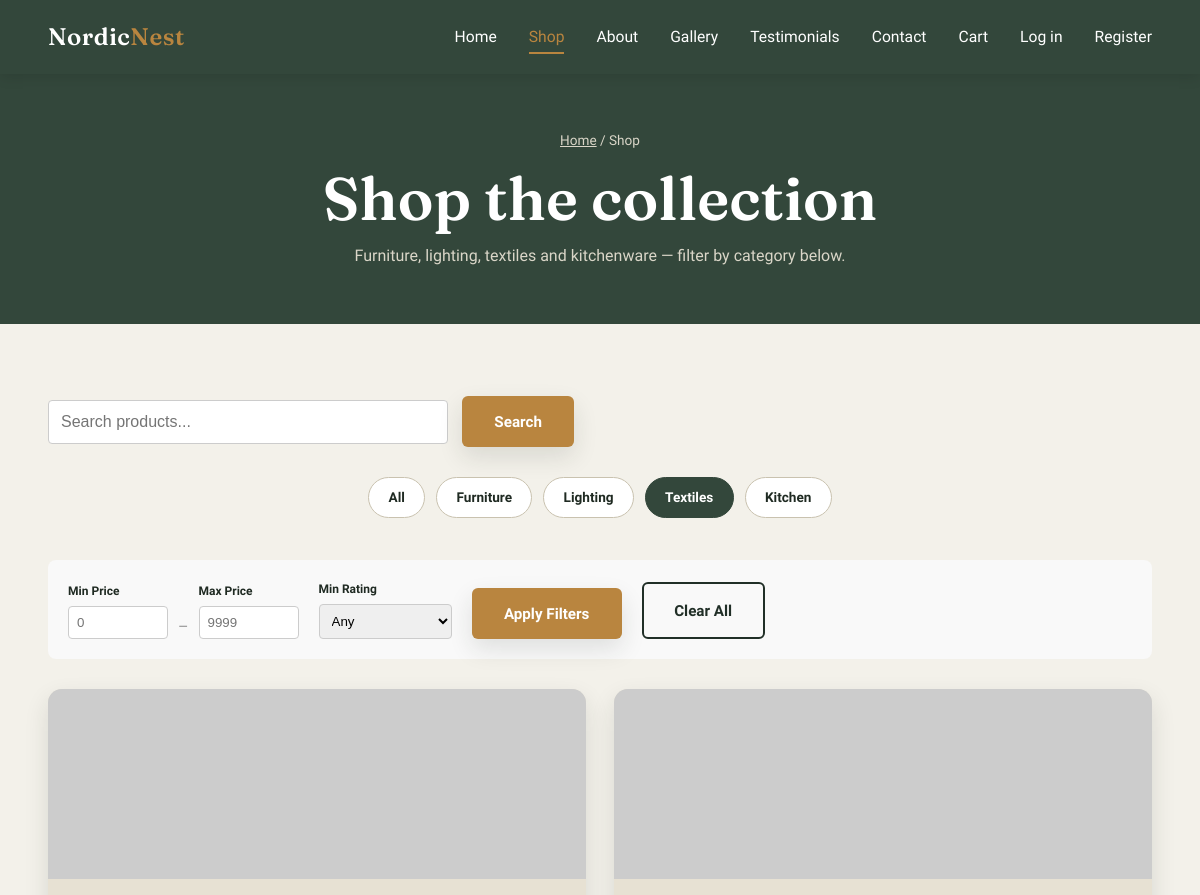
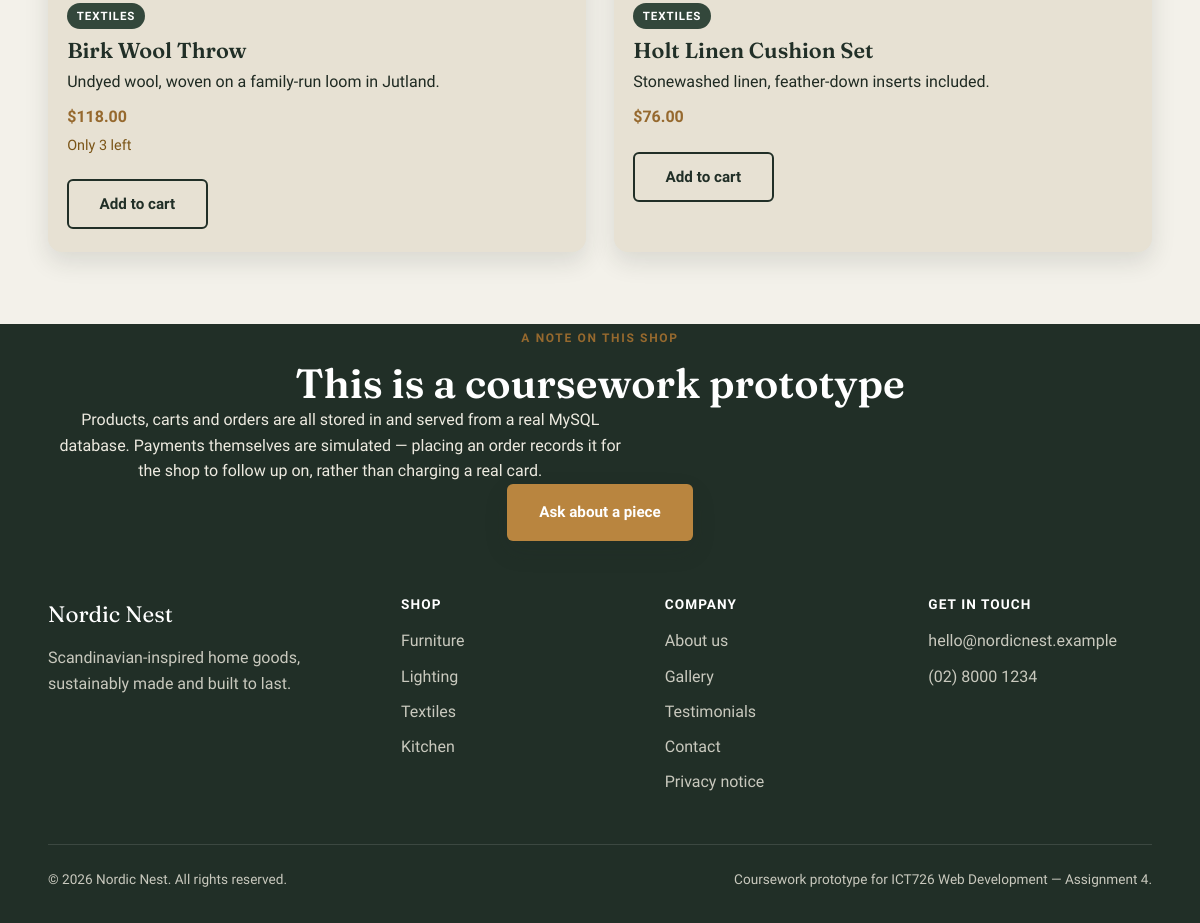
The page /shop.php?category=Textiles on the database its author committed (2 pictures, top to bottom).
### tables this page shows
CREATE TABLE IF NOT EXISTS products (
    id              INT UNSIGNED AUTO_INCREMENT PRIMARY KEY,
    name            VARCHAR(150)  NOT NULL,
    category        ENUM('Furniture','Lighting','Textiles','Kitchen') NOT NULL,
    price           DECIMAL(10,2) NOT NULL,
    description     TEXT          NOT NULL,
    image_url       VARCHAR(255)  NOT NULL,
    stock           INT UNSIGNED  NOT NULL DEFAULT 0,
    created_at      TIMESTAMP     NOT NULL DEFAULT CURRENT_TIMESTAMP,
    updated_at      TIMESTAMP     NOT NULL DEFAULT CURRENT_TIMESTAMP ON UPDATE CURRENT_TIMESTAMP
);

### includes/functions.php (called while the page is built, shortened)
<?php
function h(?string $value): string
{
    return htmlspecialchars($value ?? '', ENT_QUOTES, 'UTF-8');
}
function clean(?string $value): string
{
    return trim($value ?? '');
}

### shop.php (the view, shortened to what this page needs)
<?php
require_once __DIR__ . '/includes/functions.php';
$valid_categories = ['Furniture', 'Lighting', 'Textiles', 'Kitchen'];
$category = clean($_GET['category'] ?? '');
$min_price = isset($_GET['min_price']) && $_GET['min_price'] !== '' ? (float)$_GET['min_price'] : 0;
$max_price = isset($_GET['max_price']) && $_GET['max_price'] !== '' ? (float)$_GET['max_price'] : 99999;
$min_rating = isset($_GET['min_rating']) ? (int)$_GET['min_rating'] : 0;
$search = clean($_GET['search'] ?? '');
$where_parts = ['p.price BETWEEN ? AND ?'];
$params = [$min_price, $max_price];
if ($category !== '') {
    $where_parts[] = 'p.category = ?';
    $params[] = $category;
}
$where_clause = 'WHERE ' . implode(' AND ', $where_parts);
$query = "SELECT p.id, p.name, p.category, p.price, p.description, p.image_url, p.stock,
                 COALESCE(AVG(t.rating), 0) as avg_rating,
                 COUNT(DISTINCT CASE WHEN t.status = 'approved' THEN t.id END) as review_count
          FROM products p
          LEFT JOIN testimonials t ON p.id = t.product_id
          $where_clause
          GROUP BY p.id";
$query .= " ORDER BY p.category, p.name";
$stmt = $pdo->prepare($query);
$stmt->execute($params);
$products = $stmt->fetchAll();
require __DIR__ . '/includes/header.php';
?>
<section class="page-header">
  <div class="container">
    <p class="breadcrumb"><a href="index.php">Home</a> / Shop</p>
    <h1>Shop the collection</h1>
    <p class="page-subheading">Furniture, lighting, textiles and kitchenware — filter by category below.</p>
  </div>
</section>
<section class="container section">
  <div class="search-section" style="margin-bottom: 30px;">
    <form method="GET" action="shop.php" class="search-form">
      <input type="text" name="search" placeholder="Search products..." value="<?= h($search) ?>" style="padding: 12px; border: 1px solid #ccc; border-radius: 4px; width: 100%; max-width: 400px; font-size: 16px;">
      <button type="submit" class="btn btn-primary" style="margin-left: 10px;">Search</button>
    </form>
  </div>
  <div class="filter-bar" role="group" aria-label="Filter products by category">
    <a class="filter-btn <?= $category === '' ? 'is-active' : '' ?>" href="shop.php?<?php echo http_build_query(array_filter(['search' => $search, 'min_price' => $min_price > 0 ? $min_price : '', 'max_price' => $max_price < 99999 ? $max_price : '', 'min_rating' => $min_rating > 0 ? $min_rating : ''])); ?>">All</a>
    <?php foreach ($valid_categories as $cat): ?>
      <a class="filter-btn <?= $category === $cat ? 'is-active' : '' ?>" href="shop.php?category=<?= urlencode($cat) ?>&<?php echo http_build_query(array_filter(['search' => $search, 'min_price' => $min_price > 0 ? $min_price : '', 'max_price' => $max_price < 99999 ? $max_price : '', 'min_rating' => $min_rating > 0 ? $min_rating : ''])); ?>"><?= h($cat) ?></a>
    <?php endforeach; ?>
  </div>
  <div class="advanced-filters" style="background: #f9f9f9; padding: 20px; margin: 30px 0; border-radius: 8px; display: flex; gap: 20px; flex-wrap: wrap; align-items: flex-end;">
    <form method="GET" action="shop.php" class="filters-form" style="display: flex; gap: 20px; flex-wrap: wrap; align-items: flex-end; width: 100%;">
      <div style="display: flex; gap: 10px; align-items: flex-end;">
        <div>
          <label for="min_price" style="display: block; font-size: 12px; font-weight: 600; margin-bottom: 5px;">Min Price</label>
          <input type="number" name="min_price" id="min_price" placeholder="0" value="<?= $min_price > 0 ? $min_price : '' ?>" min="0" step="0.01" style="padding: 8px; border: 1px solid #ccc; border-radius: 4px; width: 100px;">
        </div>
        <span style="color: #999;">–</span>
        <div>
          <label for="max_price" style="display: block; font-size: 12px; font-weight: 600; margin-bottom: 5px;">Max Price</label>
          <input type="number" name="max_price" id="max_price" placeholder="9999" value="<?= $max_price < 99999 ? $max_price : '' ?>" min="0" step="0.01" style="padding: 8px; border: 1px solid #ccc; border-radius: 4px; width: 100px;">
        </div>
      </div>
      <div>
        <label for="min_rating" style="display: block; font-size: 12px; font-weight: 600; margin-bottom: 5px;">Min Rating</label>
        <select name="min_rating" id="min_rating" style="padding: 8px; border: 1px solid #ccc; border-radius: 4px;">
          <option value="0" <?= $min_rating == 0 ? 'selected' : '' ?>>Any</option>
        </select>
      </div>
      <button type="submit" class="btn btn-primary">Apply Filters</button>
      <a href="shop.php" class="btn btn-outline">Clear All</a>
    </form>
  </div>
  <?php if (empty($products)): ?>
    <p>No products found matching your filters. Try adjusting your search or filters.</p>
  <?php else: ?>
    <div class="shelf-row">
      <?php foreach ($products as $p): $stock = (int)$p['stock']; ?>
        <article class="card">
          <img src="<?= h($p['image_url']) ?>" alt="<?= h($p['name']) ?>" loading="lazy">
          <div class="card-body">
            <span class="card-tag"><?= h($p['category']) ?></span>
            <h3><a href="product.php?id=<?= (int)$p['id'] ?>"><?= h($p['name']) ?></a></h3>
            <p><?= h($p['description']) ?></p>
            <p class="card-price">$<?= number_format((float)$p['price'], 2) ?></p>
            <?php if ($stock === 0): ?>
              <p class="stock-note out">Out of stock</p>
            <?php elseif ($stock <= 5): ?>
              <p class="stock-note low">Only <?= $stock ?> left</p>
            <?php endif; ?>
            <div class="card-actions">
              <form method="post" action="cart.php" class="add-to-cart-form">
                <button type="submit" class="btn btn-outline" <?= $stock === 0 ? 'disabled' : '' ?>><?= $stock === 0 ? 'Out of stock' : 'Add to cart' ?></button>
              </form>
            </div>
          </div>
        </article>
      <?php endforeach; ?>
    </div>
  <?php endif; ?>
</section>
<section class="band-dark">
  <div class="container center">
    <p class="eyebrow">A note on this shop</p>
    <h2>This is a coursework prototype</h2>
    <p>Products, carts and orders are all stored in and served from a real MySQL database. Payments themselves are simulated — placing an order records it for the shop to follow up on, rather than charging a real card.</p>
    <a class="btn btn-primary" href="contact.php">Ask about a piece</a>
  </div>
</section>
<?php require __DIR__ . '/includes/footer.php'; ?>

### css/style.css (style rules this page uses)
:root { --color-bg: #F3F1EA; --color-ink: #1F2A22; --color-primary: #33473B; --color-primary-dark: #212F27; --color-accent: #B9853F; --color-accent-dark: #96692E; --color-card: #E7E1D3; --color-line: #C9C2AF; --color-white: #FFFFFF; --color-error: #A8402E; --color-success: #33473B; --font-display: 'Fraunces', Georgia, serif; --font-body: 'Work Sans', Arial, sans-serif; --radius-sm: 6px; --radius-md: 14px; --radius-lg: 28px; --shadow-card: 0 10px 24px rgba(31, 42, 34, 0.12); --shadow-card-hover: 0 18px 34px rgba(31, 42, 34, 0.18); --transition-base: 220ms ease; --container-width: 1180px; }
* { margin: 0; padding: 0; box-sizing: border-box; }
html { scroll-behavior: smooth; }
body { font-family: var(--font-body); background-color: var(--color-bg); color: var(--color-ink); line-height: 1.6; font-size: 1rem; -webkit-font-smoothing: antialiased; }
img { max-width: 100%; display: block; }
a { color: inherit; text-decoration: none; }
h1, h2, h3, h4 { font-family: var(--font-display); font-weight: 600; line-height: 1.15; color: var(--color-primary-dark); }
h1 { font-size: clamp(2.4rem, 5vw, 4rem); }
h2 { font-size: clamp(1.8rem, 3.4vw, 2.6rem); }
h3 { font-size: 1.35rem; }
p { max-width: 65ch; }
.container { width: min(92%, var(--container-width)); margin-inline: auto; }
.eyebrow { display: inline-block; font-family: var(--font-body); font-size: 0.75rem; font-weight: 600; letter-spacing: 0.14em; text-transform: uppercase; color: var(--color-accent-dark); margin-bottom: 0.75rem; }
.btn { display: inline-block; font-family: var(--font-body); font-weight: 600; font-size: 0.95rem; padding: 0.9rem 1.9rem; border-radius: var(--radius-sm); border: 2px solid transparent; cursor: pointer; transition: transform var(--transition-base), box-shadow var(--transition-base), background var(--transition-base); }
.btn-primary { background: var(--color-accent); color: var(--color-white); box-shadow: var(--shadow-card); }
.btn-outline { background: transparent; color: var(--color-primary-dark); border-color: var(--color-primary-dark); }
.shelf-row { display: grid; grid-template-columns: repeat(auto-fit, minmax(230px, 1fr)); gap: 1.75rem; }
.card { background: var(--color-card); border-radius: var(--radius-md); overflow: hidden; box-shadow: var(--shadow-card); transition: transform var(--transition-base), box-shadow var(--transition-base); }
.card img { width: 100%; height: 190px; object-fit: cover; }
.card-body { padding: 1.1rem 1.2rem 1.4rem; }
.card-body h3 { margin-bottom: 0.35rem; }
.card-price { display: inline-block; margin-top: 0.6rem; font-weight: 700; color: var(--color-accent-dark); }
.card-tag { display: inline-block; font-size: 0.72rem; font-weight: 700; letter-spacing: 0.08em; text-transform: uppercase; background: var(--color-primary); color: var(--color-white); padding: 0.25rem 0.6rem; border-radius: 999px; margin-bottom: 0.6rem; }
.band-dark { background: var(--color-primary-dark); color: #EDEAE0; }
.band-dark h2 { color: var(--color-white); }
.page-header { background: var(--color-primary); color: var(--color-white); padding-block: 3.5rem; text-align: center; }
.page-header h1 { color: var(--color-white); margin-bottom: 0.6rem; }
.page-header p { margin-inline: auto; color: #DAD6C8; }
.breadcrumb { font-size: 0.85rem; color: #C7CCC5; margin-bottom: 0.8rem; }
.breadcrumb a { text-decoration: underline; }
.filter-bar { display: flex; gap: 0.7rem; flex-wrap: wrap; justify-content: center; margin-bottom: 2.6rem; }
.filter-btn { font-family: var(--font-body); font-size: 0.85rem; font-weight: 600; padding: 0.55rem 1.2rem; border-radius: 999px; border: 1.5px solid var(--color-line); background: var(--color-white); cursor: pointer; transition: all var(--transition-base); }
.filter-btn.is-active { background: var(--color-primary); border-color: var(--color-primary); color: var(--color-white); }
.section { padding-block: 4.5rem; }
.center { text-align: center; }
.page-subheading { max-width: 60ch; }
.stock-note { font-size: 0.9rem; margin-top: 0.25rem; }
.stock-note.low { color: #7A5416; }
.card-actions { display: flex; gap: 0.6rem; flex-wrap: wrap; align-items: center; margin-top: 0.6rem; }
.add-to-cart-form { margin-top: 0.75rem; }

### rows shown on the page
products: category "TEXTILES", name "Birk Wool Throw", description "Undyed wool, woven on a family-run loom in Jutland.", price "118.00", stock "3", shows "Add to cart"
products: category "TEXTILES", name "Holt Linen Cushion Set", description "Stonewashed linen, feather-down inserts included.", price "76.00", stock "Add to cart"

### other values the page prints
$cat "Furniture"
$cat "Lighting"
$cat "Textiles"
$cat "Kitchen"
